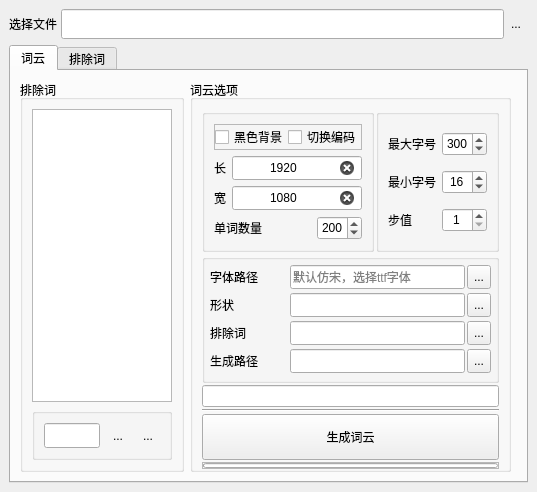
<?xml version="1.0" encoding="UTF-8"?>
<ui version="4.0">
 <class>MainWindow</class>
 <widget class="QMainWindow" name="MainWindow">
  <property name="geometry">
   <rect>
    <x>0</x>
    <y>0</y>
    <width>537</width>
    <height>477</height>
   </rect>
  </property>
  <property name="windowTitle">
   <string>词云</string>
  </property>
  <property name="windowIcon">
   <iconset>
    <normalon>:/ico/png/系统 (9).png</normalon>
   </iconset>
  </property>
  <widget class="QWidget" name="centralwidget">
   <layout class="QVBoxLayout" name="verticalLayout_2">
    <item>
     <layout class="QVBoxLayout" name="verticalLayout">
      <item>
       <layout class="QHBoxLayout" name="horizontalLayout">
        <property name="spacing">
         <number>0</number>
        </property>
        <item>
         <widget class="QLabel" name="label">
          <property name="text">
           <string>选择文件 </string>
          </property>
         </widget>
        </item>
        <item>
         <widget class="QLineEdit" name="lineEdit">
          <property name="minimumSize">
           <size>
            <width>0</width>
            <height>30</height>
           </size>
          </property>
         </widget>
        </item>
        <item>
         <widget class="QToolButton" name="tbopen">
          <property name="minimumSize">
           <size>
            <width>0</width>
            <height>30</height>
           </size>
          </property>
          <property name="text">
           <string>...</string>
          </property>
          <property name="icon">
           <iconset>
            <normalon>:/ico/png/folder_open_72px_12180_easyicon.net.ico</normalon>
           </iconset>
          </property>
          <property name="iconSize">
           <size>
            <width>30</width>
            <height>30</height>
           </size>
          </property>
          <property name="autoRaise">
           <bool>true</bool>
          </property>
         </widget>
        </item>
       </layout>
      </item>
      <item>
       <widget class="QTabWidget" name="tabWidget">
        <property name="currentIndex">
         <number>0</number>
        </property>
        <widget class="QWidget" name="tab">
         <attribute name="title">
          <string>词云</string>
         </attribute>
         <layout class="QHBoxLayout" name="horizontalLayout_12">
          <item>
           <widget class="QGroupBox" name="groupBox_5">
            <property name="title">
             <string>排除词</string>
            </property>
            <layout class="QVBoxLayout" name="verticalLayout_8">
             <item>
              <widget class="QListWidget" name="listWidget"/>
             </item>
             <item>
              <widget class="QGroupBox" name="groupBox">
               <layout class="QHBoxLayout" name="horizontalLayout_13">
                <item>
                 <widget class="QLineEdit" name="leedit">
                  <property name="minimumSize">
                   <size>
                    <width>0</width>
                    <height>25</height>
                   </size>
                  </property>
                  <property name="clearButtonEnabled">
                   <bool>true</bool>
                  </property>
                 </widget>
                </item>
                <item>
                 <widget class="QToolButton" name="tbadd">
                  <property name="text">
                   <string>...</string>
                  </property>
                  <property name="icon">
                   <iconset>
                    <normalon>:/ico/png/Paste_72px_556421_easyicon.net.ico</normalon>
                   </iconset>
                  </property>
                  <property name="iconSize">
                   <size>
                    <width>25</width>
                    <height>25</height>
                   </size>
                  </property>
                  <property name="autoRaise">
                   <bool>true</bool>
                  </property>
                 </widget>
                </item>
                <item>
                 <widget class="QToolButton" name="tbdeete">
                  <property name="text">
                   <string>...</string>
                  </property>
                  <property name="icon">
                   <iconset>
                    <normalon>:/ico/png/trash_72px_1187359_easyicon.net.ico</normalon>
                   </iconset>
                  </property>
                  <property name="iconSize">
                   <size>
                    <width>25</width>
                    <height>25</height>
                   </size>
                  </property>
                  <property name="autoRaise">
                   <bool>true</bool>
                  </property>
                 </widget>
                </item>
               </layout>
              </widget>
             </item>
            </layout>
           </widget>
          </item>
          <item>
           <widget class="QGroupBox" name="groupBox">
            <property name="title">
             <string>词云选项</string>
            </property>
            <layout class="QVBoxLayout" name="verticalLayout_5">
             <property name="spacing">
              <number>2</number>
             </property>
             <property name="bottomMargin">
              <number>0</number>
             </property>
             <item>
              <layout class="QHBoxLayout" name="horizontalLayout_11">
               <item>
                <widget class="QGroupBox" name="groupBox_2">
                 <property name="title">
                  <string/>
                 </property>
                 <layout class="QGridLayout" name="gridLayout">
                  <item row="1" column="0">
                   <layout class="QHBoxLayout" name="horizontalLayout_2">
                    <item>
                     <widget class="QLabel" name="label_2">
                      <property name="text">
                       <string>长</string>
                      </property>
                     </widget>
                    </item>
                    <item>
                     <widget class="QLineEdit" name="lewidth">
                      <property name="minimumSize">
                       <size>
                        <width>0</width>
                        <height>24</height>
                       </size>
                      </property>
                      <property name="text">
                       <string>1920</string>
                      </property>
                      <property name="maxLength">
                       <number>4</number>
                      </property>
                      <property name="alignment">
                       <set>Qt::AlignCenter</set>
                      </property>
                      <property name="clearButtonEnabled">
                       <bool>true</bool>
                      </property>
                     </widget>
                    </item>
                   </layout>
                  </item>
                  <item row="2" column="0">
                   <layout class="QHBoxLayout" name="horizontalLayout_3">
                    <item>
                     <widget class="QLabel" name="label_3">
                      <property name="text">
                       <string>宽</string>
                      </property>
                     </widget>
                    </item>
                    <item>
                     <widget class="QLineEdit" name="leheight">
                      <property name="minimumSize">
                       <size>
                        <width>0</width>
                        <height>24</height>
                       </size>
                      </property>
                      <property name="text">
                       <string>1080</string>
                      </property>
                      <property name="maxLength">
                       <number>4</number>
                      </property>
                      <property name="alignment">
                       <set>Qt::AlignCenter</set>
                      </property>
                      <property name="clearButtonEnabled">
                       <bool>true</bool>
                      </property>
                     </widget>
                    </item>
                   </layout>
                  </item>
                  <item row="3" column="0">
                   <layout class="QHBoxLayout" name="horizontalLayout_7">
                    <item>
                     <widget class="QLabel" name="label_7">
                      <property name="text">
                       <string>单词数量</string>
                      </property>
                      <property name="alignment">
                       <set>Qt::AlignLeading|Qt::AlignLeft|Qt::AlignVCenter</set>
                      </property>
                     </widget>
                    </item>
                    <item>
                     <widget class="QSpinBox" name="sbnum">
                      <property name="minimumSize">
                       <size>
                        <width>45</width>
                        <height>24</height>
                       </size>
                      </property>
                      <property name="maximumSize">
                       <size>
                        <width>45</width>
                        <height>16777215</height>
                       </size>
                      </property>
                      <property name="alignment">
                       <set>Qt::AlignCenter</set>
                      </property>
                      <property name="minimum">
                       <number>1</number>
                      </property>
                      <property name="maximum">
                       <number>999</number>
                      </property>
                      <property name="value">
                       <number>200</number>
                      </property>
                     </widget>
                    </item>
                   </layout>
                  </item>
                  <item row="0" column="0">
                   <widget class="QFrame" name="frame_2">
                    <property name="frameShape">
                     <enum>QFrame::StyledPanel</enum>
                    </property>
                    <property name="frameShadow">
                     <enum>QFrame::Raised</enum>
                    </property>
                    <layout class="QHBoxLayout" name="horizontalLayout_14">
                     <property name="spacing">
                      <number>0</number>
                     </property>
                     <property name="leftMargin">
                      <number>0</number>
                     </property>
                     <property name="topMargin">
                      <number>0</number>
                     </property>
                     <property name="rightMargin">
                      <number>0</number>
                     </property>
                     <property name="bottomMargin">
                      <number>0</number>
                     </property>
                     <item>
                      <widget class="QCheckBox" name="checkBox">
                       <property name="text">
                        <string>黑色背景</string>
                       </property>
                      </widget>
                     </item>
                     <item>
                      <widget class="QCheckBox" name="checkBox_2">
                       <property name="text">
                        <string>切换编码</string>
                       </property>
                      </widget>
                     </item>
                    </layout>
                   </widget>
                  </item>
                 </layout>
                </widget>
               </item>
               <item>
                <widget class="QGroupBox" name="groupBox_3">
                 <property name="title">
                  <string/>
                 </property>
                 <layout class="QVBoxLayout" name="verticalLayout_3">
                  <item>
                   <layout class="QHBoxLayout" name="horizontalLayout_5">
                    <item>
                     <widget class="QLabel" name="label_4">
                      <property name="text">
                       <string>最大字号</string>
                      </property>
                     </widget>
                    </item>
                    <item>
                     <widget class="QSpinBox" name="sbmax">
                      <property name="minimumSize">
                       <size>
                        <width>45</width>
                        <height>24</height>
                       </size>
                      </property>
                      <property name="maximumSize">
                       <size>
                        <width>45</width>
                        <height>16777215</height>
                       </size>
                      </property>
                      <property name="wrapping">
                       <bool>false</bool>
                      </property>
                      <property name="alignment">
                       <set>Qt::AlignCenter</set>
                      </property>
                      <property name="minimum">
                       <number>1</number>
                      </property>
                      <property name="maximum">
                       <number>999</number>
                      </property>
                      <property name="value">
                       <number>300</number>
                      </property>
                     </widget>
                    </item>
                   </layout>
                  </item>
                  <item>
                   <layout class="QHBoxLayout" name="horizontalLayout_4">
                    <item>
                     <widget class="QLabel" name="label_5">
                      <property name="text">
                       <string>最小字号</string>
                      </property>
                     </widget>
                    </item>
                    <item>
                     <widget class="QSpinBox" name="sbmin">
                      <property name="minimumSize">
                       <size>
                        <width>45</width>
                        <height>24</height>
                       </size>
                      </property>
                      <property name="maximumSize">
                       <size>
                        <width>45</width>
                        <height>16777215</height>
                       </size>
                      </property>
                      <property name="alignment">
                       <set>Qt::AlignCenter</set>
                      </property>
                      <property name="minimum">
                       <number>1</number>
                      </property>
                      <property name="maximum">
                       <number>999</number>
                      </property>
                      <property name="value">
                       <number>16</number>
                      </property>
                     </widget>
                    </item>
                   </layout>
                  </item>
                  <item>
                   <layout class="QHBoxLayout" name="horizontalLayout_6">
                    <item>
                     <widget class="QLabel" name="label_6">
                      <property name="text">
                       <string>步值</string>
                      </property>
                     </widget>
                    </item>
                    <item>
                     <widget class="QSpinBox" name="sbrange">
                      <property name="minimumSize">
                       <size>
                        <width>45</width>
                        <height>24</height>
                       </size>
                      </property>
                      <property name="maximumSize">
                       <size>
                        <width>45</width>
                        <height>16777215</height>
                       </size>
                      </property>
                      <property name="alignment">
                       <set>Qt::AlignCenter</set>
                      </property>
                      <property name="minimum">
                       <number>1</number>
                      </property>
                      <property name="value">
                       <number>1</number>
                      </property>
                     </widget>
                    </item>
                   </layout>
                  </item>
                 </layout>
                </widget>
               </item>
              </layout>
             </item>
             <item>
              <widget class="QGroupBox" name="groupBox_4">
               <property name="title">
                <string/>
               </property>
               <layout class="QVBoxLayout" name="verticalLayout_4">
                <property name="spacing">
                 <number>4</number>
                </property>
                <property name="leftMargin">
                 <number>5</number>
                </property>
                <property name="topMargin">
                 <number>5</number>
                </property>
                <property name="rightMargin">
                 <number>5</number>
                </property>
                <property name="bottomMargin">
                 <number>5</number>
                </property>
                <item>
                 <layout class="QHBoxLayout" name="horizontalLayout_8">
                  <property name="spacing">
                   <number>2</number>
                  </property>
                  <item>
                   <widget class="QLabel" name="label_8">
                    <property name="text">
                     <string>字体路径</string>
                    </property>
                   </widget>
                  </item>
                  <item>
                   <widget class="QLineEdit" name="lefont">
                    <property name="minimumSize">
                     <size>
                      <width>0</width>
                      <height>24</height>
                     </size>
                    </property>
                    <property name="maximumSize">
                     <size>
                      <width>175</width>
                      <height>16777215</height>
                     </size>
                    </property>
                    <property name="placeholderText">
                     <string>默认仿宋，选择ttf字体</string>
                    </property>
                    <property name="clearButtonEnabled">
                     <bool>true</bool>
                    </property>
                   </widget>
                  </item>
                  <item>
                   <widget class="QToolButton" name="tbfont">
                    <property name="minimumSize">
                     <size>
                      <width>0</width>
                      <height>24</height>
                     </size>
                    </property>
                    <property name="text">
                     <string>...</string>
                    </property>
                   </widget>
                  </item>
                 </layout>
                </item>
                <item>
                 <layout class="QHBoxLayout" name="horizontalLayout_9">
                  <property name="spacing">
                   <number>2</number>
                  </property>
                  <item>
                   <widget class="QLabel" name="label_9">
                    <property name="text">
                     <string>形状</string>
                    </property>
                   </widget>
                  </item>
                  <item>
                   <widget class="QLineEdit" name="lemask">
                    <property name="minimumSize">
                     <size>
                      <width>0</width>
                      <height>24</height>
                     </size>
                    </property>
                    <property name="maximumSize">
                     <size>
                      <width>175</width>
                      <height>16777215</height>
                     </size>
                    </property>
                    <property name="clearButtonEnabled">
                     <bool>true</bool>
                    </property>
                   </widget>
                  </item>
                  <item>
                   <widget class="QToolButton" name="tbmask">
                    <property name="minimumSize">
                     <size>
                      <width>0</width>
                      <height>24</height>
                     </size>
                    </property>
                    <property name="text">
                     <string>...</string>
                    </property>
                   </widget>
                  </item>
                 </layout>
                </item>
                <item>
                 <layout class="QHBoxLayout" name="horizontalLayout_10">
                  <property name="spacing">
                   <number>2</number>
                  </property>
                  <item>
                   <widget class="QLabel" name="label_10">
                    <property name="text">
                     <string>排除词</string>
                    </property>
                   </widget>
                  </item>
                  <item>
                   <widget class="QLineEdit" name="ledelete">
                    <property name="minimumSize">
                     <size>
                      <width>0</width>
                      <height>24</height>
                     </size>
                    </property>
                    <property name="maximumSize">
                     <size>
                      <width>175</width>
                      <height>16777215</height>
                     </size>
                    </property>
                    <property name="clearButtonEnabled">
                     <bool>true</bool>
                    </property>
                   </widget>
                  </item>
                  <item>
                   <widget class="QToolButton" name="tbdelete">
                    <property name="minimumSize">
                     <size>
                      <width>0</width>
                      <height>24</height>
                     </size>
                    </property>
                    <property name="text">
                     <string>...</string>
                    </property>
                   </widget>
                  </item>
                 </layout>
                </item>
                <item>
                 <layout class="QHBoxLayout" name="horizontalLayout_15">
                  <property name="spacing">
                   <number>2</number>
                  </property>
                  <item>
                   <widget class="QLabel" name="label_11">
                    <property name="text">
                     <string>生成路径</string>
                    </property>
                   </widget>
                  </item>
                  <item>
                   <widget class="QLineEdit" name="lesave">
                    <property name="minimumSize">
                     <size>
                      <width>0</width>
                      <height>24</height>
                     </size>
                    </property>
                    <property name="maximumSize">
                     <size>
                      <width>175</width>
                      <height>16777215</height>
                     </size>
                    </property>
                    <property name="clearButtonEnabled">
                     <bool>true</bool>
                    </property>
                   </widget>
                  </item>
                  <item>
                   <widget class="QToolButton" name="tbsave">
                    <property name="minimumSize">
                     <size>
                      <width>0</width>
                      <height>24</height>
                     </size>
                    </property>
                    <property name="text">
                     <string>...</string>
                    </property>
                   </widget>
                  </item>
                 </layout>
                </item>
               </layout>
              </widget>
             </item>
             <item>
              <widget class="QLineEdit" name="lineEdit_2">
               <property name="alignment">
                <set>Qt::AlignCenter</set>
               </property>
               <property name="readOnly">
                <bool>true</bool>
               </property>
              </widget>
             </item>
             <item>
              <layout class="QVBoxLayout" name="verticalLayout_7">
               <property name="spacing">
                <number>2</number>
               </property>
               <item>
                <widget class="Line" name="line">
                 <property name="orientation">
                  <enum>Qt::Horizontal</enum>
                 </property>
                </widget>
               </item>
               <item>
                <widget class="QPushButton" name="bcloud">
                 <property name="minimumSize">
                  <size>
                   <width>0</width>
                   <height>46</height>
                  </size>
                 </property>
                 <property name="text">
                  <string>生成词云</string>
                 </property>
                </widget>
               </item>
               <item>
                <widget class="QFrame" name="frame_3">
                 <property name="minimumSize">
                  <size>
                   <width>0</width>
                   <height>7</height>
                  </size>
                 </property>
                 <property name="maximumSize">
                  <size>
                   <width>16777215</width>
                   <height>7</height>
                  </size>
                 </property>
                 <property name="frameShape">
                  <enum>QFrame::StyledPanel</enum>
                 </property>
                 <property name="frameShadow">
                  <enum>QFrame::Raised</enum>
                 </property>
                 <layout class="QVBoxLayout" name="verticalLayout_6">
                  <property name="spacing">
                   <number>0</number>
                  </property>
                  <property name="leftMargin">
                   <number>0</number>
                  </property>
                  <property name="topMargin">
                   <number>0</number>
                  </property>
                  <property name="rightMargin">
                   <number>0</number>
                  </property>
                  <property name="bottomMargin">
                   <number>0</number>
                  </property>
                  <item>
                   <widget class="QProgressBar" name="progressBar">
                    <property name="maximumSize">
                     <size>
                      <width>16777215</width>
                      <height>5</height>
                     </size>
                    </property>
                    <property name="value">
                     <number>0</number>
                    </property>
                    <property name="textVisible">
                     <bool>false</bool>
                    </property>
                   </widget>
                  </item>
                 </layout>
                </widget>
               </item>
              </layout>
             </item>
            </layout>
           </widget>
          </item>
          <item>
           <widget class="QFrame" name="frame">
            <property name="frameShape">
             <enum>QFrame::StyledPanel</enum>
            </property>
            <property name="frameShadow">
             <enum>QFrame::Raised</enum>
            </property>
           </widget>
          </item>
         </layout>
        </widget>
        <widget class="QWidget" name="tab_2">
         <attribute name="title">
          <string>排除词</string>
         </attribute>
        </widget>
       </widget>
      </item>
     </layout>
    </item>
   </layout>
  </widget>
 </widget>
 <resources>
  <include location="pic.qrc"/>
 </resources>
 <connections/>
</ui>
